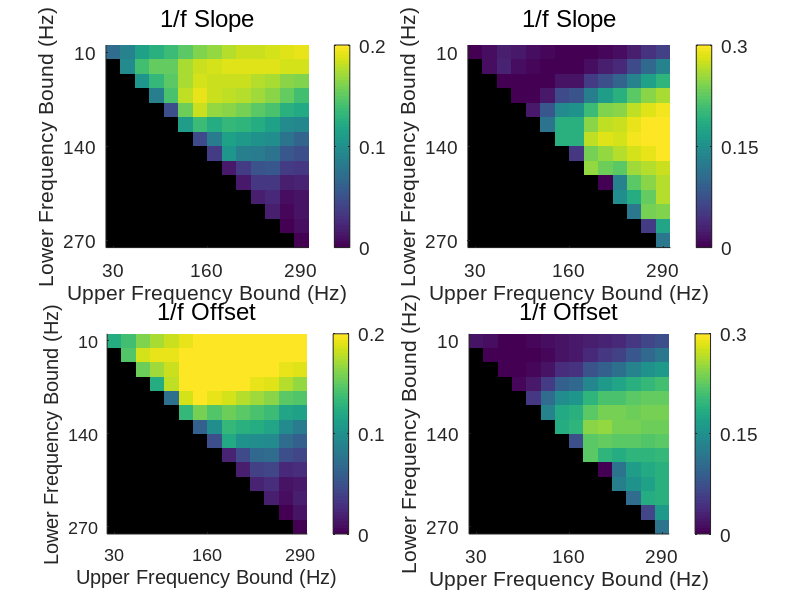

The MATLAB source for this figure:
    clear
    cd('C:\Users\Loomis\Documents\FOOOF_nu\HumanCode')

    figure('units','normalized','outerposition',[0 0 1 1]);
    load('human_freqexplorer_resv2.mat')
    %imagesc(squeeze(nanmean(sub_slp_r.^2,3)))

    subplot(2,2,1)
    imagesc(hfrq,lfrq,all_slps_r.^2,[0 .2])
    ylabel('Lower Frequency Bound (Hz)'), xlabel('Upper Frequency Bound (Hz)')
    set(gca,'YTick',[10 140 270], 'XTick',[30 160 290],'FontSize',14,'FontName','Arial')
    box off
    axis square
    cbr = colorbar; set(cbr,'YTick',[0 .1 .2],'FontSize',14,'FontName','Arial')
    title('1/f Slope','FontWeight','Normal','FontSize',17)
    subplot(2,2,3)
    imagesc(hfrq,lfrq,all_offs_r.^2,[0 .2])
    ylabel('Lower Frequency Bound (Hz)'), xlabel('Upper Frequency Bound (Hz)')
    set(gca,'YTick',[10 140 270], 'XTick',[30 160 290],'FontSize',13,'FontName','Arial')
    box off
    axis square
    cbr = colorbar; set(cbr,'YTick',[0 .1 .2],'FontSize',14,'FontName','Arial')
    title('1/f Offset','FontWeight','Normal','FontSize',17)

    clear
    cd('C:\Users\Loomis\Documents\FOOOF_nu\MouseCode')
    load('mouse_freqexplorer_resv2.mat')

    subplot(2,2,2)
    imagesc(hfrq,lfrq,all_slps_r.^2,[0 .3])
    ylabel('Lower Frequency Bound (Hz)'), xlabel('Upper Frequency Bound (Hz)')
    set(gca,'YTick',[10 140 270], 'XTick',[30 160 290],'FontSize',14,'FontName','Arial')
    box off
    axis square
    cbr = colorbar; set(cbr,'YTick',[0 .15 .3],'FontSize',14,'FontName','Arial')
    title('1/f Slope','FontWeight','Normal','FontSize',17)
    subplot(2,2,4)
    imagesc(hfrq,lfrq,all_offs_r.^2,[0 .3])

    ylabel('Lower Frequency Bound (Hz)'), xlabel('Upper Frequency Bound (Hz)')
    set(gca,'YTick',[10 140 270], 'XTick',[30 160 290],'FontSize',14,'FontName','Arial')
    box off
    axis square
    cbr = colorbar; set(cbr,'YTick',[0 .15 .3],'FontSize',14,'FontName','Arial')
    title('1/f Offset','FontWeight','Normal','FontSize',17)

    set(gcf,'PaperSize',[20 20],'renderer','painters');
    saveas(gcf,'C:\Users\Loomis\Documents\FOOOF_nu\final_figs\figscratch\freqexplore.svg');